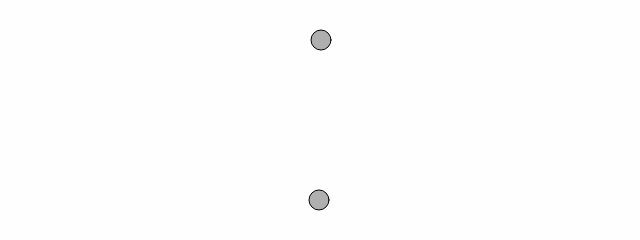
Frame 1 (no input)
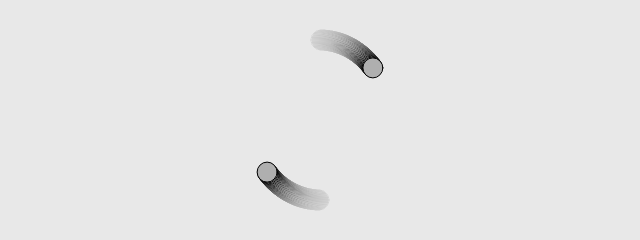
Frame 60 (no input)
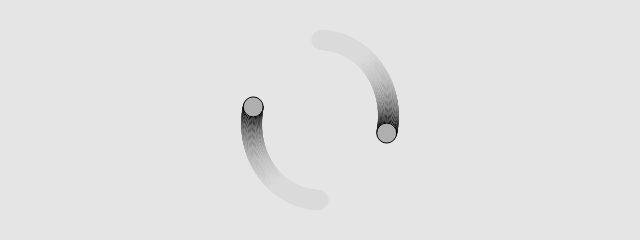
Frame 120 (the mouse pressed at the canvas centre since frame 60)

The p5.js sketch that drew these frames (run headless with seeded random() and noise() and a simulated clock; from frame 60 on, the mouse is pressed at the canvas centre):

// p5.js sketch
// ── sketch.js
class Body {
    constructor(x, y, m) {
        this.position = createVector(x, y);
        this.velocity = createVector();
        this.acceleration = createVector();
        this.mass = m;
        this.radius = m / 2;
    }

    applyForce(force) {
        let f = p5.Vector.div(force, this.mass);
        this.acceleration.add(f);
    }

    update() {
        this.velocity.add(this.acceleration);
        this.position.add(this.velocity);
        this.acceleration.mult(0);
    }

    show() {
        stroke(0);
        fill(175);
        circle(this.position.x, this.position.y, this.mass * 2);
    }

    attract(other) {
        let force = p5.Vector.sub(this.position, other.position);
        let distance = force.mag();
        distance = constrain(distance, 5, 25);

        let strength = (G * (this.mass * other.mass)) / (distance * distance);
        force.setMag(strength);

        other.applyForce(force);
    }

}

let G = 1.0;
let bodyA;
let bodyB;

function setup() {
    createCanvas(640, 240);

    bodyA = new Body(320, 40, 10);
    bodyA.velocity = createVector(1, 0);
    bodyB = new Body(320, 200, 10);
    bodyB.velocity = createVector(-1, 0);
}

function draw() {
    background(220, 10);

    bodyA.attract(bodyB);
    bodyB.attract(bodyA);
    bodyA.update();
    bodyA.show()
    bodyB.update();
    bodyB.show();
}
